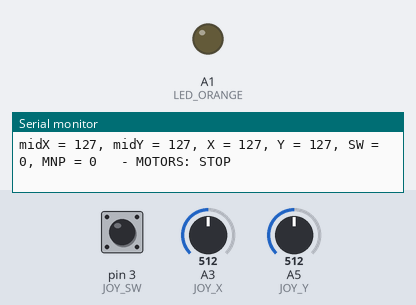
A sketch run on a simulated Arduino Uno, built with avr-gcc and run on an emulated ATmega328P. Shown: output pins drawn as LEDs (lit = HIGH), the last lines printed to the serial monitor. Dashed ring = blinking. The test bench sets the inputs (shaded band); at power-on: pin 3 (JOY_SW) HIGH, A5 (JOY_Y) = 512, A3 (JOY_X) = 512.

Above: at 1.2 s.
1.3 s: pin 3 (JOY_SW) pulled LOW for 0.15 s
At 1.92 s:
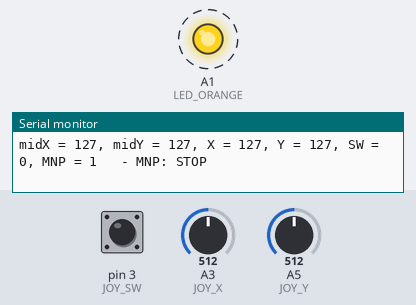
7.3 s: A5 (JOY_Y) set to 552
10.3 s: A5 (JOY_Y) set to 570
Timing chart, 0 to 14.3 s (numbered marks = the images above; inputs shaded):
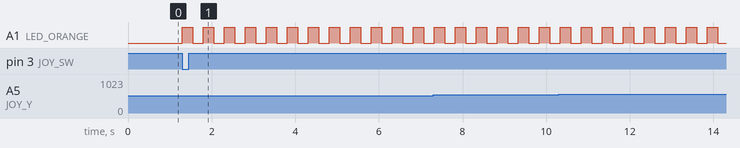

Measured:
- after the input at 1.3 s, A1 (LED_ORANGE): alternates HIGH for 0.25 s and LOW for 0.25 s, starting at once

The sketch:

millis2.ino
```cpp
/*
	Vitaliy Polyakov (C), polyakov.vs@mail.ru, 2024.
*/

#define LED_ORANGE A1

#define JOY_X A3
#define JOY_Y A5
#define JOY_SW 3

// Переменная manipulator: false - джойстик управляет двигателями,
// true - джойстик управляет манипулятором
bool mnpEnable = false;

byte x;
byte y;
bool sw;

byte midX;          // среднее положение джойстика по оси X
byte midY;          // среднее положение джойстика по оси Y
byte spread = 15;   // разброс средних значений джойстика

unsigned long lcdDisplayTimer;
unsigned long switchTimer;
unsigned long mnpLedTimer;
bool mnpLed = false;

void setup() {
	Serial.begin(9600);
	pinMode(LED_ORANGE, OUTPUT);
    pinMode(JOY_X, INPUT);
    pinMode(JOY_Y, INPUT);
    pinMode(JOY_SW, INPUT_PULLUP);

    midX = map(analogRead(JOY_X), 0, 1023, 0, 255);
    midY = map(analogRead(JOY_Y), 0, 1023, 0, 255);
}

void loop() {
    x = map(analogRead(JOY_X), 0, 1023, 0, 255);
    y = map(analogRead(JOY_Y), 0, 1023, 0, 255);
    sw = !digitalRead(JOY_SW);

    if ((sw) && (millis() - switchTimer > 250)) {
        switchTimer = millis();
        mnpEnable = !mnpEnable;
    }

    if (mnpEnable) {
        // Работает манипулятор
        if          ((x > midX - spread) && (x < midX + spread) &&
                     (y > midY - spread) && (y < midY + spread)) {
            showMsg("MNP: STOP");
        } else if   ((x > midX - spread) && (x < midX + spread) &&
                     (y < midY - spread)                       ) {
            showMsg("MNP: MOVE FORWARD");
        } else if   ((x > midX - spread) && (x < midX + spread) &&
                     (y > midY + spread)                       ) {
            showMsg("MNP: MOVE BACKWARD");
        } else if   ((y > midY - spread) && (y < midY + spread) &&
                     (x < midX - spread)                       ) {
            showMsg("MNP: ROTATE LEFT");
        } else if   ((y > midY - spread) && (y < midY + spread) &&
                     (x > midX + spread)                       ) {
            showMsg("MNP: ROTATE RIGHT");
        } else if ((x < midX - spread) && (y < midY - spread))   {
            showMsg("MNP: MOVE LEFT FORWARD");
        } else if ((x > midX + spread) && (y < midY - spread))   {
            showMsg("MNP: MOVE RIGHT FORWARD");
        } else if ((x < midX - spread) && (y > midY + spread))   {
            showMsg("MNP: MOVE LEFT BACKWARD");
        } else if ((x > midX + spread) && (y > midY + spread))   {
            showMsg("MNP: MOVE RIGHT BACKWARD");
        }

        // Манипулятор мигаем оранжевым светодиодом
        if (millis() - mnpLedTimer > 250) {
            mnpLed = !mnpLed;
            digitalWrite(LED_ORANGE, mnpLed);
            mnpLedTimer = millis();
        }
    } else {
        digitalWrite(LED_ORANGE, LOW);
        // Работают двигатели шасси
        if          ((x > midX - spread) && (x < midX + spread) &&
                     (y > midY - spread) && (y < midY + spread)) {
            showMsg("MOTORS: STOP");
        } else if   ((x > midX - spread) && (x < midX + spread) &&
                     (y < midY - spread)                       ) {
            showMsg("MOTORS: MOVE FORWARD");
        } else if   ((x > midX - spread) && (x < midX + spread) &&
                     (y > midY + spread)                       ) {
            showMsg("MOTORS: MOVE BACKWARD");
        } else if   ((y > midY - spread) && (y < midY + spread) &&
                     (x < midX - spread)                       ) {
            showMsg("MOTORS: ROTATE LEFT");
        } else if   ((y > midY - spread) && (y < midY + spread) &&
                     (x > midX + spread)                       ) {
            showMsg("MOTORS: ROTATE RIGHT");
        } else if ((x < midX - spread) && (y < midY - spread))   {
            showMsg("MOTORS: MOVE LEFT FORWARD");
        } else if ((x > midX + spread) && (y < midY - spread))   {
            showMsg("MOTORS: MOVE RIGHT FORWARD");
        } else if ((x < midX - spread) && (y > midY + spread))   {
            showMsg("MOTORS: MOVE LEFT BACKWARD");
        } else if ((x > midX + spread) && (y > midY + spread))   {
            showMsg("MOTORS: MOVE RIGHT BACKWARD");
        }
    }
}

void showMsg(String str) {
    if (millis() - lcdDisplayTimer > 200) {
        Serial.print("midX = ");
        Serial.print(midX);
        Serial.print(", midY = ");
        Serial.print(midY);
        Serial.print(", X = ");
        if (x < 10) {
            Serial.print("  ");
        } else if ((x > 10) && (x < 100)) {
            Serial.print(" ");
        }
        Serial.print(x);
        Serial.print(", Y = ");
        if (y < 10) {
            Serial.print("  ");
        } else if ((y > 10) && (y < 100)) {
            Serial.print(" ");
        }
        Serial.print(y);
        Serial.print(", SW = ");
        Serial.print(sw);
        Serial.print(", MNP = ");
        Serial.print(mnpEnable);
        Serial.print("   - ");
        Serial.println(str);

        lcdDisplayTimer = millis();
    }
}
```
